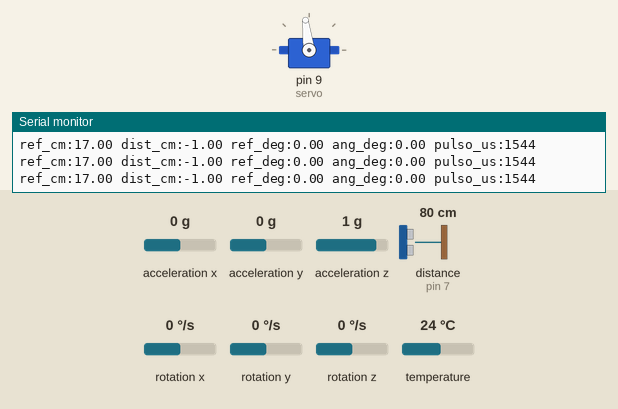
Simulated run of this sketch. Board: Arduino Mega 2560, built with avr-gcc and run on an emulated ATmega2560. Parts: servo, the last lines printed to the serial monitor. The inputs (shaded band) are chosen by the test bench; at power-on: acceleration y 0 g, acceleration z 1 g, distance to the obstacle (sensor on pin 7) 80 cm, rotation x 0 °/s, acceleration x 0 g, rotation y 0 °/s, rotation z 0 °/s, temperature 24 °C. The echo pulse lasts 58.3 µs per cm.

Above: at 4.8 s.
4.9 s: acceleration y set to -0.8 g
At 6.2 s:
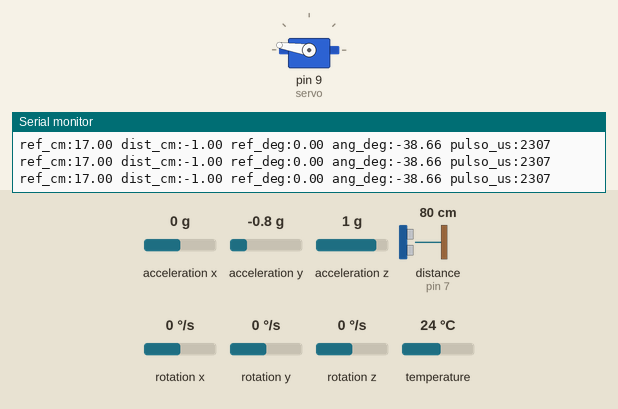
6.8 s: acceleration z set to -1.4 g
At 8.3 s:
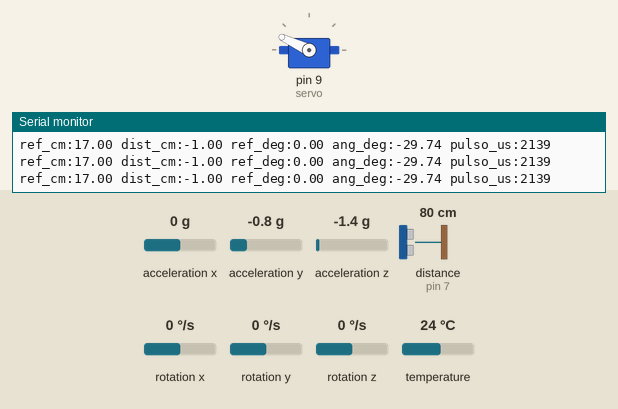
8.6 s: distance to the obstacle (sensor on pin 7) set to 45 cm
11.6 s: distance to the obstacle (sensor on pin 7) set to 37 cm
At 12.8 s:
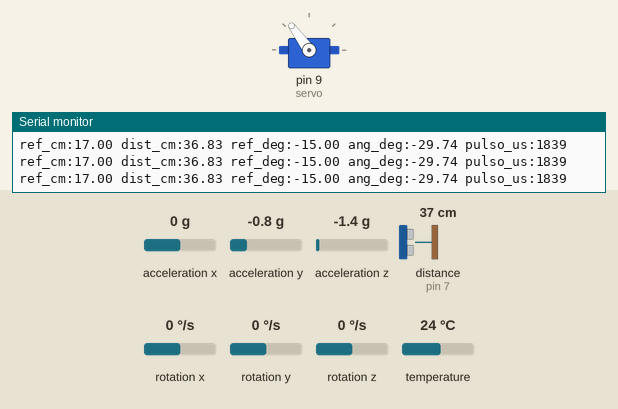
13.1 s: acceleration y set to 0 g
At 14.0 s:
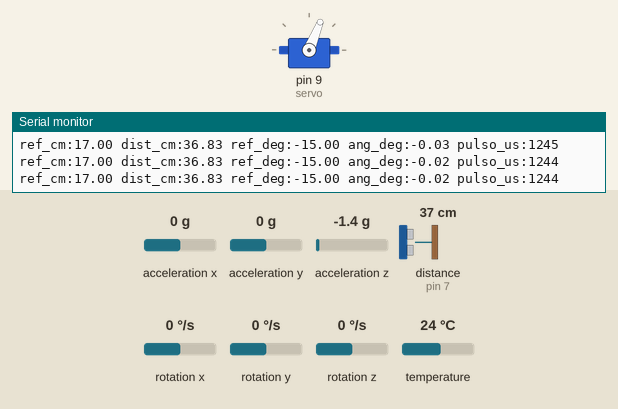
16.1 s: rotation x set to 100 °/s
At 17.5 s:
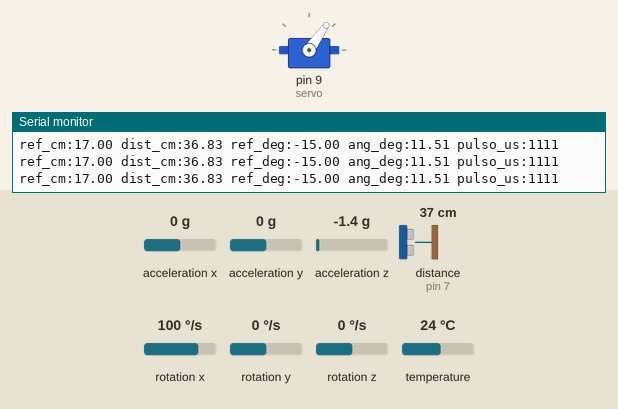
Timing chart, 0 to 18.6 s (numbered marks = the images above; inputs shaded):
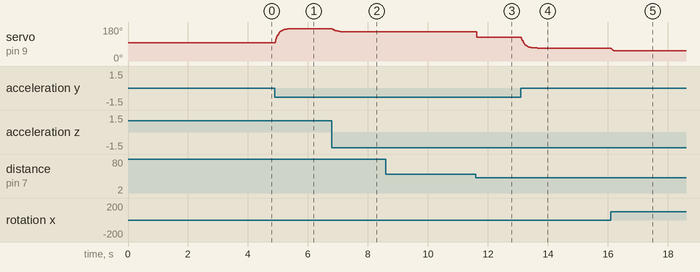

The sketch:

control_carrito.ino
```cpp
/* PID de posicion del carrito + control P del angulo de la barra.
 * HC-SR04: TRIG 6, ECHO 7. MPU6050 por I2C. Servo en 9.
 * Mantener la barra quieta al arrancar para calibrar el giroscopio.
 * Monitor/Plotter Serie a 115200 (texto, no la trama binaria anterior).
 */
#include <Wire.h>
#include <Servo.h>
#include <NewPing.h>
#include <Adafruit_MPU6050.h>
#include <Adafruit_Sensor.h>
#include <math.h>

// -------- Parametros para modificar --------
const float REFERENCIA_CM = 17.0f; // Distancia deseada desde el sensor: medir.
const float kp = 8.0f;            // grados / cm
const float ki = 0.0f;            // grados / (cm*s)
const float kd = 0.0f;            // grados*s / cm
const float MAX_ANGULO = 15.0f;    // Limite de inclinacion de la barra.
const float KP_ANGULO = 20.0f;    // us / grado, ajustar primero este lazo.
// Ganancias iniciales de prueba, no sintonizadas para el mecanismo.
// Calibracion de mover_servo.ino: comandos nominales, no angulos de barra.
const int ANGULO_SERVO_CERO = 7;
const int ANGULO_SERVO_MIN = -35; // -42 grados nominales respecto del cero.
const int ANGULO_SERVO_MAX = 81;  // +74 grados nominales respecto del cero.
// Reproduce Servo.write(comando + 90) con el attach() del ensayo.
const int PULSO_CENTRO = MIN_PULSE_WIDTH +
    (long)(ANGULO_SERVO_CERO + 90) * (MAX_PULSE_WIDTH - MIN_PULSE_WIDTH) / 180;
const int PULSO_MIN = MIN_PULSE_WIDTH +
    (long)(ANGULO_SERVO_MIN + 90) * (MAX_PULSE_WIDTH - MIN_PULSE_WIDTH) / 180;
const int PULSO_MAX = MIN_PULSE_WIDTH +
    (long)(ANGULO_SERVO_MAX + 90) * (MAX_PULSE_WIDTH - MIN_PULSE_WIDTH) / 180;
const float CERO_IMU = 0.0f;      // Angulo del acelerometro con barra horizontal.
// +1 si angulo positivo hace AUMENTAR distancia; -1 si la hace disminuir.
const float SIGNO_POSICION = 1.0f;
// +1 si aumentar pulso AUMENTA angulo medido; -1 si lo disminuye.
const float SIGNO_SERVO = 1.0f;
const float ALFA = 0.92f;

Servo servo;
Adafruit_MPU6050 mpu;
NewPing sonar(6, 7, 40);          // Hasta 40 cm.
float angulo = 0, biasGyro = 0;
float distancia = 0, distanciaAnterior = 0;
float referenciaAngulo = 0, integral = 0;
bool distanciaValida = false;
int pulso = PULSO_CENTRO;
unsigned long ultimaIMU, ultimaPosicion;

float anguloAccel(const sensors_event_t &a) {
  // Mismo eje y expresion que en control_angulo.ino.
  return atan2(a.acceleration.y,
               sqrt(sq(a.acceleration.x) + sq(a.acceleration.z))) *
         180.0f / PI - CERO_IMU;
}

void actualizarAngulo() {
  unsigned long ahora = micros();
  if (ahora - ultimaIMU < 10000UL) return; // IMU y lazo de angulo: 100 Hz. Ojo que tengo que controlar a 50Hz
  float dt = (ahora - ultimaIMU) * 1e-6f;
  ultimaIMU = ahora;
  sensors_event_t a, g, t;
  mpu.getEvent(&a, &g, &t);
  float velocidad = (g.gyro.x - biasGyro) * 180.0f / PI;
  angulo = ALFA * (angulo + velocidad * dt) + (1.0f - ALFA) * anguloAccel(a);

  // El PID de posicion pide grados; este lazo entrega microsegundos.
  float mando = PULSO_CENTRO + SIGNO_SERVO * KP_ANGULO * (referenciaAngulo - angulo);
  pulso = (int)lroundf(constrain(mando, (float)PULSO_MIN, (float)PULSO_MAX));
  servo.writeMicroseconds(pulso);
}

void actualizarPosicion() {
  unsigned long ahora = micros();
  if (ahora - ultimaPosicion < 20000UL) return; // Un eco cada 60 ms.
  float dt = (ahora - ultimaPosicion) * 1e-6f;
  ultimaPosicion = ahora;
  unsigned int eco = sonar.ping();

  if (eco == 0) {
    // Sin eco: pedir barra horizontal, no interpretar el fallo como 0 cm.
    distanciaValida = false;
    referenciaAngulo = 0;
    integral = 0;
  } else {
    distancia = eco / 58.574f; // Misma conversion que en Practica1.
    float error = REFERENCIA_CM - distancia;
    // Derivada sobre la medicion: evita un salto al cambiar la referencia.
    float velocidad = distanciaValida ? (distancia - distanciaAnterior) / dt : 0;
    distanciaAnterior = distancia;
    distanciaValida = true;

    // Guardamos el aporte integral en grados. Con ki=0 queda desactivado.
    float nuevaIntegral = ki == 0 ? 0 : integral + ki * error * dt;
    float salida = kp * error + nuevaIntegral - kd * velocidad;
    // No acumular integral si empuja mas alla del limite de inclinacion.
    if (ki == 0 || (salida >= -MAX_ANGULO && salida <= MAX_ANGULO) ||
        (salida > MAX_ANGULO && ki * error < 0) ||
        (salida < -MAX_ANGULO && ki * error > 0)) {
      integral = nuevaIntegral;
    }
    salida = kp * error + integral - kd * velocidad;
    referenciaAngulo = SIGNO_POSICION * constrain(salida, -MAX_ANGULO, MAX_ANGULO);
  }

  Serial.print("ref_cm:"); Serial.print(REFERENCIA_CM);
  Serial.print(" dist_cm:"); Serial.print(distanciaValida ? distancia : -1);
  Serial.print(" ref_deg:"); Serial.print(referenciaAngulo);
  Serial.print(" ang_deg:"); Serial.print(angulo);
  Serial.print(" pulso_us:"); Serial.println(pulso);
  // dist_cm=-1 indica falta de eco, no una posicion real.
}

void setup() {
  Serial.begin(115200);
  Wire.begin();
  Wire.setClock(400000);
  if (!mpu.begin(0x68)) {
    Serial.println("ERROR: no se encontro la MPU6050");
    while (true) delay(100);
  }
  mpu.setAccelerometerRange(MPU6050_RANGE_8_G);
  mpu.setGyroRange(MPU6050_RANGE_500_DEG);
  mpu.setFilterBandwidth(MPU6050_BAND_44_HZ);
  pulso = constrain(PULSO_CENTRO, PULSO_MIN, PULSO_MAX);
  servo.writeMicroseconds(pulso);
  servo.attach(9); // Mismo rango predeterminado que mover_servo.ino.
  delay(1000);

  sensors_event_t a, g, t;
  for (int i = 0; i < 500; i++) {
    mpu.getEvent(&a, &g, &t);
    biasGyro += g.gyro.x;
    delay(3);
  }
  biasGyro /= 500;
  angulo = anguloAccel(a);
  ultimaIMU = ultimaPosicion = micros();
}

void loop() {
  actualizarAngulo();
  actualizarPosicion();
}
```

Measured:
- the behaviour switches between 41 and 40 cm on distance to the obstacle (sensor on pin 7) (found by bisection; images 2 and 3)
- after the input at 4.9 s, servo on pin 9 (servo): moves from 97° to 171° over 0.47 s, starting at once
- after the input at 6.8 s, servo on pin 9 (servo): moves from 171° to 155° over 0.35 s, starting at once
- after the input at 11.6 s, servo on pin 9 (servo): 155° → 126° at once
- after the input at 13.1 s, servo on pin 9 (servo): moves from 126° to 68° over 0.54 s, starting at once
- after the input at 16.1 s, servo on pin 9 (servo): 68° → 55° at once
